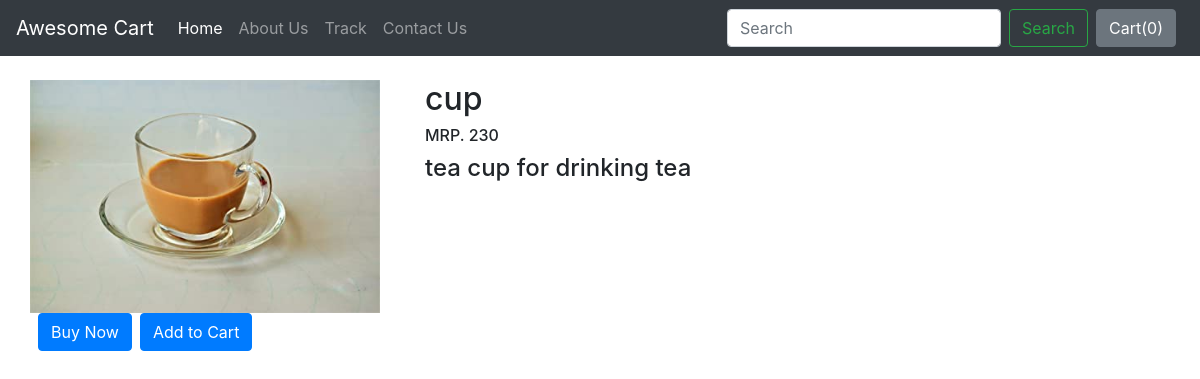
The app's page /shop/productview/2 with its own data.
### shop/models.py (models this page shows)
class product(models.Model):
    product_id=models.AutoField
    product_name=models.CharField(max_length=50)
    category=models.CharField(max_length=50,default="")
    sub_category=models.CharField(max_length=50,default="")
    desc=models.CharField(max_length=300)
    pub_date=models.DateField()
    price=models.IntegerField(default=0)
    image=models.ImageField(upload_to="shop/images",default="")
    def __str__(self):
        return self.product_name

### shop/views.py (the view)
# urls.py: path('productview/<int:myid>', views.productview,name="productview"),
def productview(request,myid):
    product_data = product.objects.filter(id=myid)
    print(product_data)
    param={'products':product_data[0]}
    return render(request,'shop/productview.html',param)

### templates/shop/productview.html (shortened to what this page needs)
{% extends 'shop/basic.html' %}
{%block body %}
<div class="container mt-4">
    <div class="row">
        <div class="col-md-4">
            <div class="row">
                <img src="/media/{{products.image}}" width="350px">
            </div>
            <div class="row">
                <button class="btn btn-primary mx-2">Buy Now</button>
                <button class="btn btn-primary">Add to Cart</button>
            </div>
        </div>
        <div class="col-md-8">
            <h2>{{products.product_name}}</h2>
            <h6>MRP. {{products.price}}</h6>
            <h4>{{products.desc}}</h4>
        </div>
    </div>
</div>
{%endblock%}

### records on screen
product: image (picture), product_name "cup", price "230", desc "tea cup for drinking tea"
